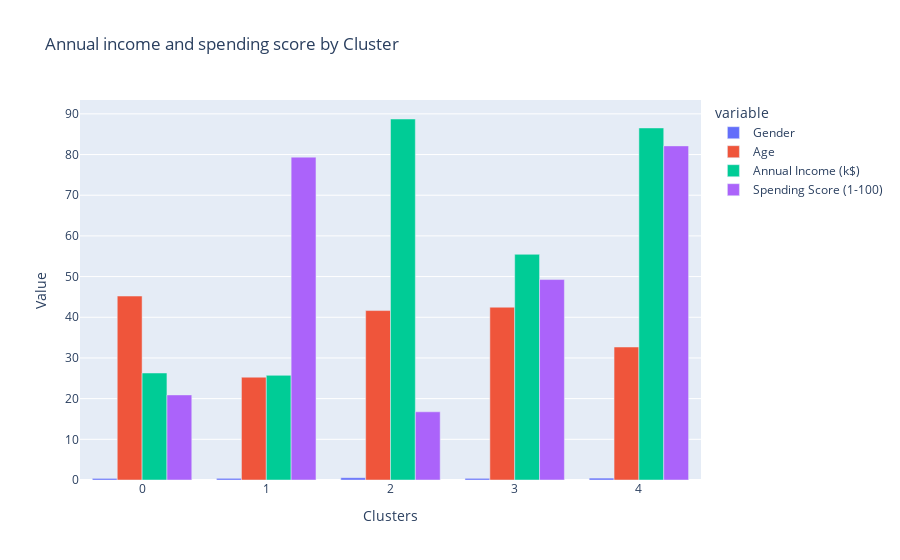

Write notebook code for a chart like this one.
### Markdown cell above
# Communicating Results

### Code cell
xgb= X.groupby(label).mean()
fig = px.bar(
    xgb,
    barmode= 'group',
    title= "Annual income and spending score by Cluster"
)
fig.update_layout(xaxis_title= "Clusters" , yaxis_title= 'Value')
plt.savefig('output_bar.png')
fig.show()

### Figure 1 — Plotly figure (JSON) as saved in the notebook; plotly's stock layout.template omitted (floating-point values rounded to 4 significant figures)
{"data": [{"alignmentgroup": "True", "hovertemplate": "variable=Gender<br>index=%{x}<br>value=%{y}<extra></extra>", "legendgroup": "Gender", "marker": {"color": "#636efa", "pattern": {"shape": ""}}, "name": "Gender", "offsetgroup": "Gender", "orientation": "v", "showlegend": true, "textposition": "auto", "x": [0, 1, 2, 3, 4], "xaxis": "x", "y": [0.3913, 0.4091, 0.5588, 0.4024, 0.4615], "yaxis": "y", "type": "bar"}, {"alignmentgroup": "True", "hovertemplate": "variable=Age<br>index=%{x}<br>value=%{y}<extra></extra>", "legendgroup": "Age", "marker": {"color": "#EF553B", "pattern": {"shape": ""}}, "name": "Age", "offsetgroup": "Age", "orientation": "v", "showlegend": true, "textposition": "auto", "x": [0, 1, 2, 3, 4], "xaxis": "x", "y": [45.22, 25.27, 41.65, 42.48, 32.69], "yaxis": "y", "type": "bar"}, {"alignmentgroup": "True", "hovertemplate": "variable=Annual Income (k$)<br>index=%{x}<br>value=%{y}<extra></extra>", "legendgroup": "Annual Income (k$)", "marker": {"color": "#00cc96", "pattern": {"shape": ""}}, "name": "Annual Income (k$)", "offsetgroup": "Annual Income (k$)", "orientation": "v", "showlegend": true, "textposition": "auto", "x": [0, 1, 2, 3, 4], "xaxis": "x", "y": [26.3, 25.73, 88.74, 55.48, 86.54], "yaxis": "y", "type": "bar"}, {"alignmentgroup": "True", "hovertemplate": "variable=Spending Score (1-100)<br>index=%{x}<br>value=%{y}<extra></extra>", "legendgroup": "Spending Score (1-100)", "marker": {"color": "#ab63fa", "pattern": {"shape": ""}}, "name": "Spending Score (1-100)", "offsetgroup": "Spending Score (1-100)", "orientation": "v", "showlegend": true, "textposition": "auto", "x": [0, 1, 2, 3, 4], "xaxis": "x", "y": [20.91, 79.36, 16.76, 49.27, 82.13], "yaxis": "y", "type": "bar"}], "layout": {"xaxis": {"anchor": "y", "domain": [0.0, 1.0], "title": {"text": "Clusters"}}, "yaxis": {"anchor": "x", "domain": [0.0, 1.0], "title": {"text": "Value"}}, "legend": {"title": {"text": "variable"}, "tracegroupgap": 0}, "title": {"text": "Annual income and spending score by Cluster"}, "barmode": "group"}}
